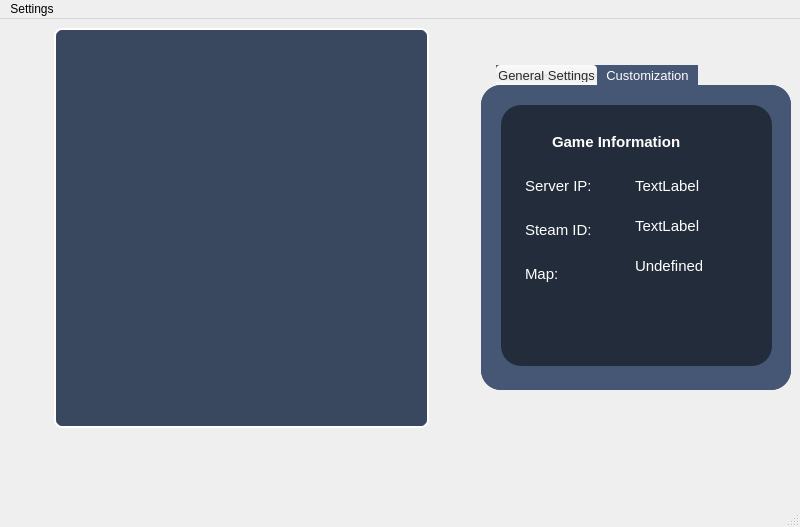
<?xml version="1.0" encoding="UTF-8"?>
<ui version="4.0">
 <class>Main_screen</class>
 <widget class="QMainWindow" name="Main_screen">
  <property name="geometry">
   <rect>
    <x>0</x>
    <y>0</y>
    <width>800</width>
    <height>527</height>
   </rect>
  </property>
  <property name="windowTitle">
   <string>MainWindow</string>
  </property>
  <property name="styleSheet">
   <string notr="true">#Main_screen
{
	background-image: url(:/images/images/splash.jpg);
	min-height: 527px; 
	max-height: 600px; 
	min-width: 800px; 
	max-width: 900px; 
}
#widget
{
	image: url(:/images/images/title_game.png);
}

QFormLayout
{
	background-color: transparent; 
}
#widget_3
{
	background-color: rgba(0, 0, 0, 0.5);
}

#widget_4
{
	background-color: rgba(0, 0, 0, 0.5);
}

#label_6
{
	font-weight: bold; 
	padding: 10px 0; 
	text-align: center; 
	margin: 0 auto; 
}

#label_9
{
	font-weight: bold; 
}

QComboBox
{
	padding: 3px; 
}

#label_5
{
	font-weight: bold; 
}

#widget_2
{
	border-style: solid;
	border: 2px solid white;
	border-radius: 8px;
	background-color: #39475F; 
}

QLabel
{
	font-size: 15px; 
	padding: 10px; 
}
 QTabWidget QWidget
{
	border-top-left-radius: 20px;
	border-top-right-radius:20px;
	border-radius: 20px; 
	color: white; 
    background-color:  #455774;
}


QTabWidget::pane 
{
	border-radius: 4px;
}


  QTabWidget::tab-bar 
{          
	left: 15px; /* move to the right by 5px */
   bottom: 0px; 
   background-color: red; /* nothing happens*/
 } 

QTabBar::tab 
{ 
   background: rgba(255, 255, 255, 0);
   padding: 3px;
   color:#FEFEFE;
  font-size: 13px;
width: 95px; 

 }
       
QTabBar::tab:hover {
  background: #D1D5DC; 
	color: #455774; 
	border-top-left-radius: 4px;
	border-top-right-radius: 4px;
}


QTabBar::tab:selected{
    background: qlineargradient(x1: 0, y1: 0, x2: 0, y2: 1,                                      stop: 0 #fafafa, stop: 0.4 #f4f4f4,                                      stop: 0.5 #e7e7e7, stop: 1.0 #fafafa); 
	border-top-left-radius: 4px;
	border-top-right-radius: 4px;
   color:#2A2A2A;
}</string>
  </property>
  <widget class="QWidget" name="centralwidget">
   <layout class="QGridLayout" name="gridLayout_2">
    <item row="0" column="0">
     <layout class="QGridLayout" name="gridLayout">
      <item row="0" column="2">
       <widget class="QTabWidget" name="tabWidget">
        <property name="minimumSize">
         <size>
          <width>300</width>
          <height>325</height>
         </size>
        </property>
        <property name="maximumSize">
         <size>
          <width>310</width>
          <height>325</height>
         </size>
        </property>
        <property name="currentIndex">
         <number>0</number>
        </property>
        <widget class="QWidget" name="tab">
         <attribute name="title">
          <string>General Settings</string>
         </attribute>
         <widget class="QWidget" name="widget_3" native="true">
          <property name="geometry">
           <rect>
            <x>20</x>
            <y>20</y>
            <width>271</width>
            <height>261</height>
           </rect>
          </property>
          <widget class="QLabel" name="label_3">
           <property name="geometry">
            <rect>
             <x>10</x>
             <y>150</y>
             <width>56</width>
             <height>38</height>
            </rect>
           </property>
           <property name="styleSheet">
            <string notr="true">background-color: transparent; </string>
           </property>
           <property name="text">
            <string>Map:</string>
           </property>
          </widget>
          <widget class="QLabel" name="label">
           <property name="geometry">
            <rect>
             <x>10</x>
             <y>106</y>
             <width>91</width>
             <height>38</height>
            </rect>
           </property>
           <property name="autoFillBackground">
            <bool>false</bool>
           </property>
           <property name="styleSheet">
            <string notr="true">background-color: transparent; </string>
           </property>
           <property name="text">
            <string>Steam ID:</string>
           </property>
           <property name="textFormat">
            <enum>Qt::AutoText</enum>
           </property>
          </widget>
          <widget class="QLabel" name="label_2">
           <property name="geometry">
            <rect>
             <x>10</x>
             <y>62</y>
             <width>89</width>
             <height>38</height>
            </rect>
           </property>
           <property name="styleSheet">
            <string notr="true">background-color: transparent; </string>
           </property>
           <property name="text">
            <string>Server IP:</string>
           </property>
          </widget>
          <widget class="QLabel" name="label_6">
           <property name="geometry">
            <rect>
             <x>10</x>
             <y>18</y>
             <width>249</width>
             <height>38</height>
            </rect>
           </property>
           <property name="styleSheet">
            <string notr="true">background-color: transparent; </string>
           </property>
           <property name="text">
            <string>Game Information</string>
           </property>
          </widget>
          <widget class="QLabel" name="server_ip">
           <property name="geometry">
            <rect>
             <x>120</x>
             <y>60</y>
             <width>151</width>
             <height>41</height>
            </rect>
           </property>
           <property name="styleSheet">
            <string notr="true">background-color: transparent; </string>
           </property>
           <property name="text">
            <string>TextLabel</string>
           </property>
          </widget>
          <widget class="QLabel" name="steam_id">
           <property name="geometry">
            <rect>
             <x>120</x>
             <y>100</y>
             <width>141</width>
             <height>41</height>
            </rect>
           </property>
           <property name="styleSheet">
            <string notr="true">background-color: transparent; </string>
           </property>
           <property name="text">
            <string>TextLabel</string>
           </property>
          </widget>
          <widget class="QLabel" name="map">
           <property name="geometry">
            <rect>
             <x>120</x>
             <y>140</y>
             <width>91</width>
             <height>41</height>
            </rect>
           </property>
           <property name="styleSheet">
            <string notr="true">background-color: transparent; </string>
           </property>
           <property name="text">
            <string>Undefined</string>
           </property>
          </widget>
         </widget>
        </widget>
        <widget class="QWidget" name="tab_2">
         <attribute name="title">
          <string>Customization</string>
         </attribute>
         <widget class="QWidget" name="widget_4" native="true">
          <property name="geometry">
           <rect>
            <x>20</x>
            <y>20</y>
            <width>271</width>
            <height>261</height>
           </rect>
          </property>
          <widget class="QLabel" name="label_5">
           <property name="geometry">
            <rect>
             <x>110</x>
             <y>20</y>
             <width>124</width>
             <height>38</height>
            </rect>
           </property>
           <property name="styleSheet">
            <string notr="true">background-color: transparent; </string>
           </property>
           <property name="text">
            <string>Sounds</string>
           </property>
          </widget>
          <widget class="QLabel" name="label_4">
           <property name="geometry">
            <rect>
             <x>25</x>
             <y>108</y>
             <width>72</width>
             <height>38</height>
            </rect>
           </property>
           <property name="styleSheet">
            <string notr="true">background-color: transparent; </string>
           </property>
           <property name="text">
            <string>Events</string>
           </property>
          </widget>
          <widget class="QLabel" name="label_8">
           <property name="geometry">
            <rect>
             <x>25</x>
             <y>64</y>
             <width>67</width>
             <height>38</height>
            </rect>
           </property>
           <property name="styleSheet">
            <string notr="true">background-color: transparent; </string>
           </property>
           <property name="text">
            <string>Death</string>
           </property>
          </widget>
          <widget class="QLabel" name="label_9">
           <property name="geometry">
            <rect>
             <x>25</x>
             <y>20</y>
             <width>79</width>
             <height>38</height>
            </rect>
           </property>
           <property name="styleSheet">
            <string notr="true">background-color: transparent; </string>
           </property>
           <property name="text">
            <string>Events</string>
           </property>
          </widget>
          <widget class="QLabel" name="label_7">
           <property name="geometry">
            <rect>
             <x>25</x>
             <y>152</y>
             <width>43</width>
             <height>38</height>
            </rect>
           </property>
           <property name="styleSheet">
            <string notr="true">background-color: transparent; </string>
           </property>
           <property name="text">
            <string>Kill</string>
           </property>
          </widget>
          <widget class="QComboBox" name="comboBox_3">
           <property name="geometry">
            <rect>
             <x>110</x>
             <y>152</y>
             <width>124</width>
             <height>24</height>
            </rect>
           </property>
           <property name="styleSheet">
            <string notr="true">border-radius: 8px; </string>
           </property>
           <item>
            <property name="text">
             <string>Sound 1</string>
            </property>
           </item>
           <item>
            <property name="text">
             <string>Sound 2</string>
            </property>
           </item>
           <item>
            <property name="text">
             <string>Sound 3</string>
            </property>
           </item>
          </widget>
          <widget class="QComboBox" name="comboBox_2">
           <property name="geometry">
            <rect>
             <x>110</x>
             <y>108</y>
             <width>124</width>
             <height>24</height>
            </rect>
           </property>
           <property name="styleSheet">
            <string notr="true">border-radius: 8px; </string>
           </property>
           <item>
            <property name="text">
             <string>Sound 1</string>
            </property>
           </item>
           <item>
            <property name="text">
             <string>Sound 2</string>
            </property>
           </item>
           <item>
            <property name="text">
             <string>Sound 3</string>
            </property>
           </item>
          </widget>
          <widget class="QComboBox" name="comboBox">
           <property name="geometry">
            <rect>
             <x>110</x>
             <y>64</y>
             <width>124</width>
             <height>24</height>
            </rect>
           </property>
           <property name="styleSheet">
            <string notr="true">border-radius: 8px; </string>
           </property>
           <item>
            <property name="text">
             <string>Sound 1</string>
            </property>
           </item>
           <item>
            <property name="text">
             <string>Sound 2</string>
            </property>
           </item>
          </widget>
          <widget class="QPushButton" name="pushButton">
           <property name="geometry">
            <rect>
             <x>110</x>
             <y>196</y>
             <width>84</width>
             <height>29</height>
            </rect>
           </property>
           <property name="styleSheet">
            <string notr="true">	color: gray;
background-color: qlineargradient(spread:repeat, x1:1, y1:1, x2:1, y2:0, stop:0.551136 rgba(217, 224, 234, 255), stop:1 rgba(255, 255, 255, 255));
	border-width: 1px;
	border-color: #d9e0ea;
	border-style: solid;
	border-radius: 7px;
	padding: 5px;
	font-size: 15px;
	padding-left: 5px;
	padding-right: 5px;
	min-width: 72px;
	max-width: 72px; 
	min-height: 17px;
	max-height: 17px;</string>
           </property>
           <property name="text">
            <string>Submit</string>
           </property>
          </widget>
         </widget>
        </widget>
       </widget>
      </item>
      <item row="0" column="0" colspan="2" alignment="Qt::AlignHCenter|Qt::AlignVCenter">
       <widget class="QWidget" name="widget_2" native="true">
        <property name="minimumSize">
         <size>
          <width>375</width>
          <height>400</height>
         </size>
        </property>
        <zorder>tabWidget</zorder>
        <zorder>tabWidget</zorder>
       </widget>
      </item>
      <item row="1" column="1">
       <widget class="QWidget" name="widget" native="true"/>
      </item>
     </layout>
    </item>
   </layout>
  </widget>
  <widget class="QMenuBar" name="menubar">
   <property name="geometry">
    <rect>
     <x>0</x>
     <y>0</y>
     <width>800</width>
     <height>21</height>
    </rect>
   </property>
   <widget class="QMenu" name="menuLogout">
    <property name="title">
     <string>Settings</string>
    </property>
    <addaction name="actionLogout"/>
   </widget>
   <addaction name="menuLogout"/>
  </widget>
  <widget class="QStatusBar" name="statusbar"/>
  <action name="actionLogout">
   <property name="text">
    <string>Logout</string>
   </property>
  </action>
 </widget>
 <resources/>
 <connections/>
</ui>
